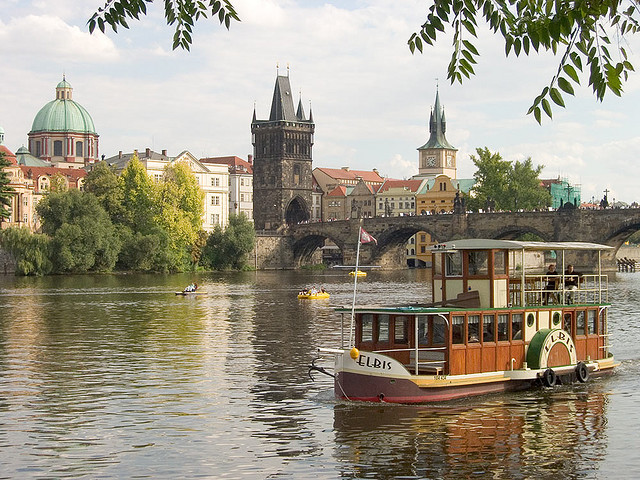
%> input picture inputSeamCarvingPrague.jpg, 640 x 480 px
$ octave seam_carving_reduce_width.m   (GNU Octave 9; MATLAB toolbox functions it lacks are replaced by stand-ins)
%> lines starting %> are read from the running program, lines starting %| are printed output that depends on the picture
%> further down, prague is the input picture: size 480x640x3 uint8; mean R, G, B 156.6, 149.6, 132.7
### energy_image.m
function energyImage = energy_image(im)
	imGray = rgb2gray(im);
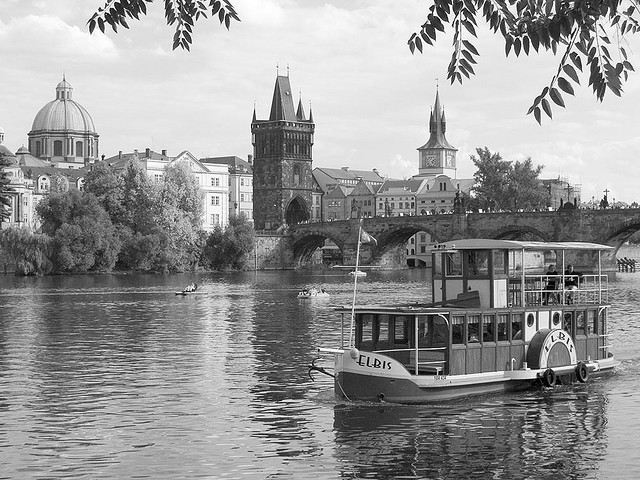
%> imGray: size 480x640 uint8; min 0, max 255, mean 149.8
	imshow(imGray);
	saveas(gcf,'gray.png');
	[Gx, Gy] = imgradientxy(imGray);
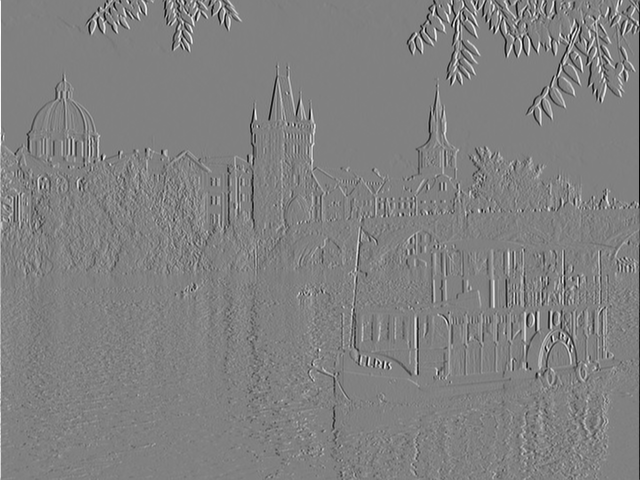
%> Gx: size 480x640 double; min -999, max 979, mean 0.3; drawn with min black and max white
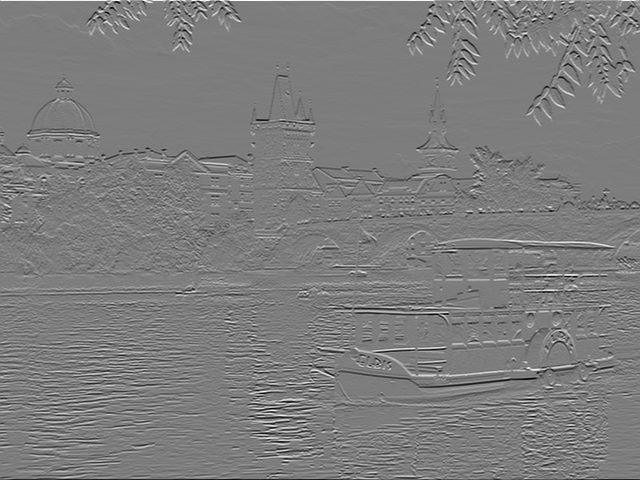
%> Gy: size 480x640 double; min -985, max 1020, mean -0.3; drawn with min black and max white
	energyImage = sqrt( (Gx.^2) + (Gy.^2) );
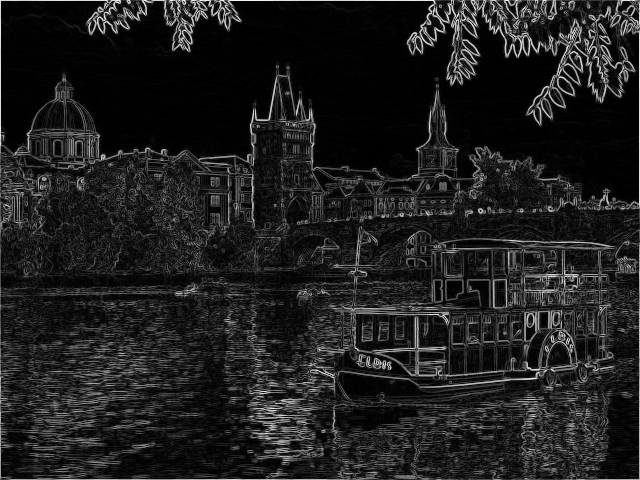
%> energyImage: size 480x640 double; min 0, max 1049.1, mean 128.8; drawn with min black and max white
	imshow(energyImage, [0 64]);
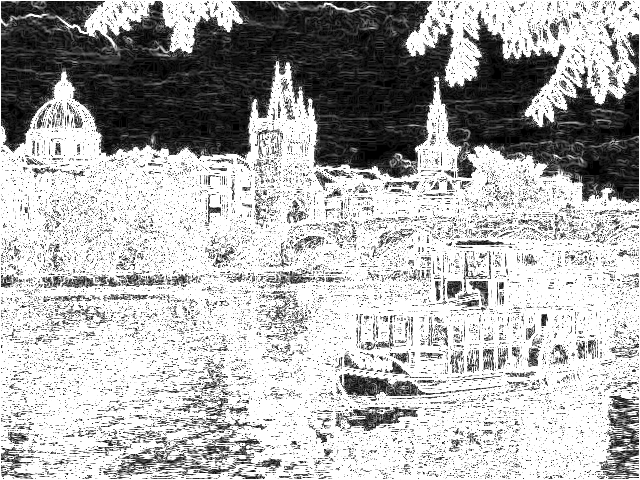
%> displayed picture: size 480x640, on the screen's scale of 0 to 255; min 0, max 255, mean 175.9
	saveas(gcf,'enIm.png');

### seam_carving_reduce_width.m
prague = imread('inputSeamCarvingPrague.jpg');
pragueEnIm = energy_image(prague);

%> (the run ends here)

$ run again, with inputSeamCarvingMall.jpg copied over inputSeamCarvingPrague.jpg
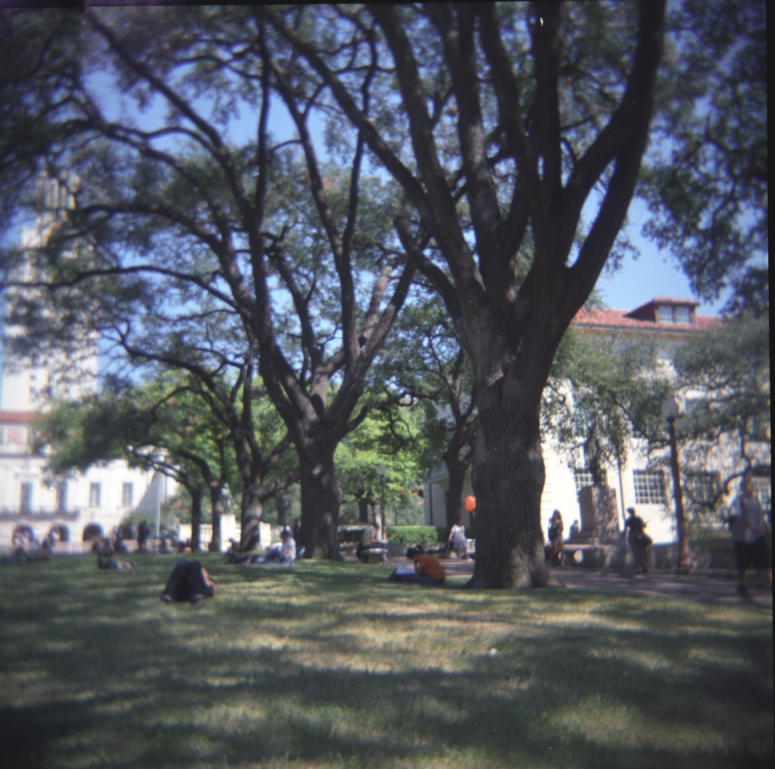
%> input picture inputSeamCarvingMall.jpg, 775 x 769 px
%> prague is the input picture: size 769x775x3 uint8; mean R, G, B 83.8, 88.4, 96.4
%> in energy_image, `energyImage = sqrt( (Gx.^2) + (Gy.^2) );`:
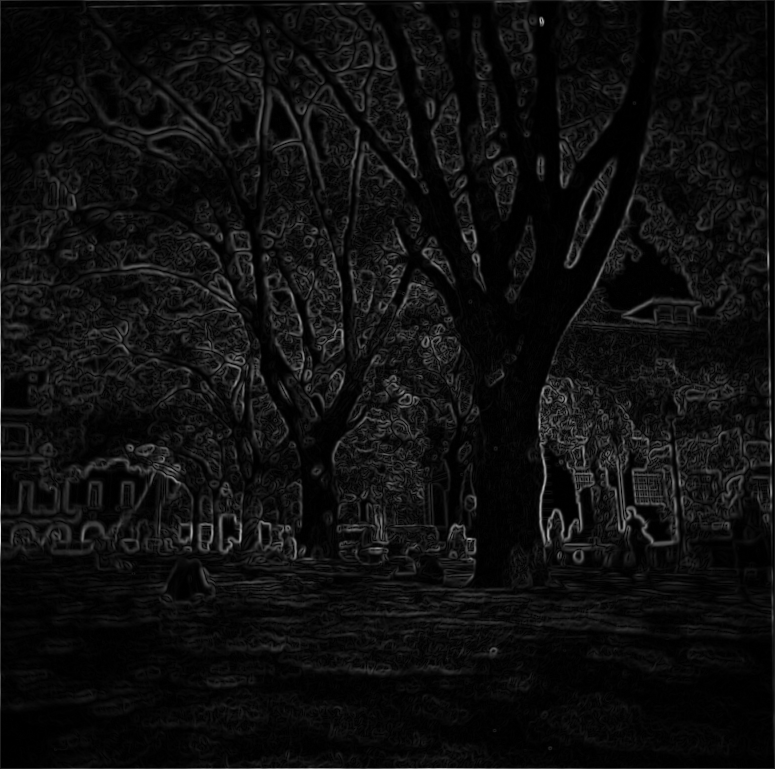
%> energyImage: size 769x775 double; min 0, max 941, mean 55.5; drawn with min black and max white
%> in energy_image, `imshow(energyImage, [0 64]);`:
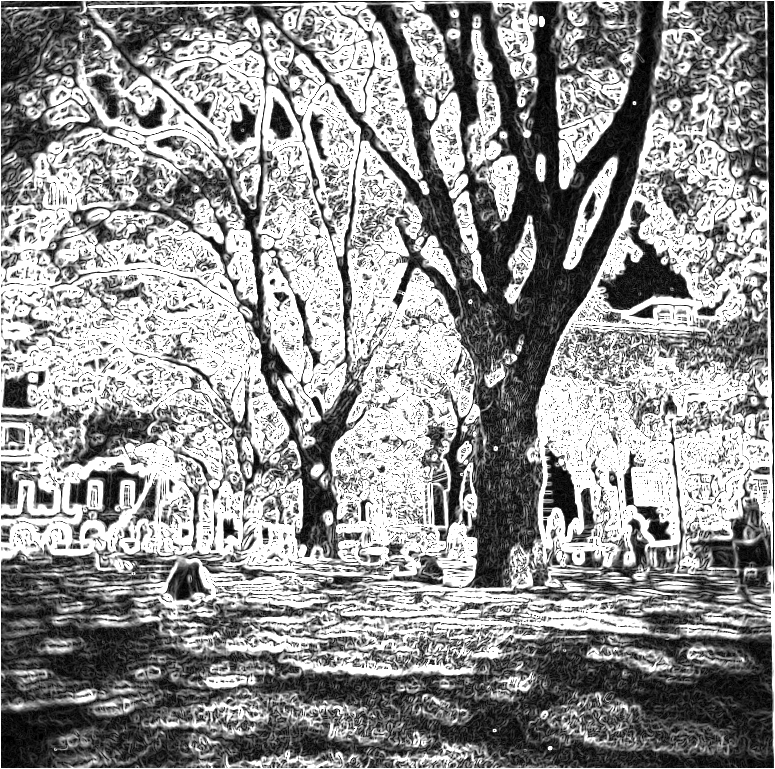
%> displayed picture: size 769x775, on the screen's scale of 0 to 255; min 0, max 255, mean 145.6
